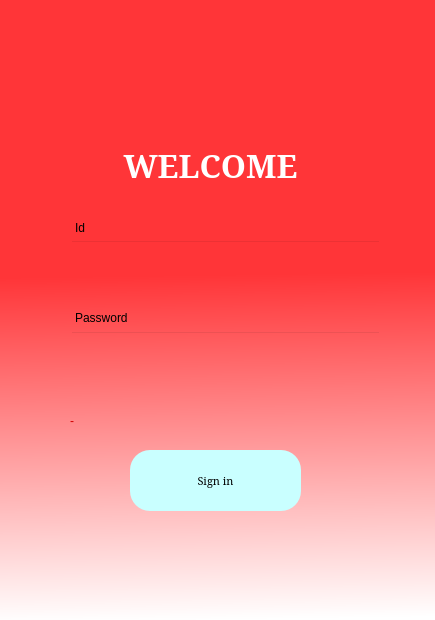
<?xml version="1.0" encoding="UTF-8"?>
<ui version="4.0">
 <class>Dialog</class>
 <widget class="QDialog" name="Dialog">
  <property name="geometry">
   <rect>
    <x>0</x>
    <y>0</y>
    <width>435</width>
    <height>620</height>
   </rect>
  </property>
  <property name="windowTitle">
   <string>Dialog</string>
  </property>
  <property name="styleSheet">
   <string notr="true"/>
  </property>
  <widget class="QWidget" name="verticalLayoutWidget">
   <property name="geometry">
    <rect>
     <x>70</x>
     <y>40</y>
     <width>160</width>
     <height>80</height>
    </rect>
   </property>
   <layout class="QVBoxLayout" name="verticalLayout"/>
  </widget>
  <widget class="QWidget" name="widget" native="true">
   <property name="geometry">
    <rect>
     <x>0</x>
     <y>0</y>
     <width>440</width>
     <height>620</height>
    </rect>
   </property>
   <property name="styleSheet">
    <string notr="true">QWidget#widget{
background-color:qlineargradient(spread:pad, x1:0.492174, y1:0.018, x2:0.502, y2:1, stop:0.432836 rgba(255, 53, 56, 255), stop:1 rgba(255, 255, 255, 255));}</string>
   </property>
   <widget class="QLabel" name="welcome_label">
    <property name="geometry">
     <rect>
      <x>-20</x>
      <y>110</y>
      <width>461</width>
      <height>111</height>
     </rect>
    </property>
    <property name="font">
     <font>
      <family>MS Serif</family>
      <pointsize>24</pointsize>
      <weight>75</weight>
      <italic>false</italic>
      <bold>true</bold>
      <strikeout>false</strikeout>
     </font>
    </property>
    <property name="styleSheet">
     <string notr="true">color: rgb(255, 255, 255);</string>
    </property>
    <property name="text">
     <string>WELCOME</string>
    </property>
    <property name="textFormat">
     <enum>Qt::AutoText</enum>
    </property>
    <property name="alignment">
     <set>Qt::AlignCenter</set>
    </property>
   </widget>
   <widget class="QPushButton" name="signup_button">
    <property name="geometry">
     <rect>
      <x>130</x>
      <y>450</y>
      <width>171</width>
      <height>61</height>
     </rect>
    </property>
    <property name="font">
     <font>
      <family>MS Serif</family>
      <pointsize>8</pointsize>
      <weight>9</weight>
      <italic>false</italic>
      <bold>false</bold>
      <underline>false</underline>
     </font>
    </property>
    <property name="styleSheet">
     <string notr="true">border-radius:20px;
background-color: rgb(201, 255, 255);
font: 75 8pt &quot;MS Serif&quot;;</string>
    </property>
    <property name="text">
     <string>Sign in</string>
    </property>
   </widget>
   <widget class="QLineEdit" name="id_field">
    <property name="geometry">
     <rect>
      <x>70</x>
      <y>240</y>
      <width>311</width>
      <height>51</height>
     </rect>
    </property>
    <property name="styleSheet">
     <string notr="true">background-color:rgba(0,0,0,0);
font: 12pt &quot;MS Shell Dlg 2&quot;;
</string>
    </property>
   </widget>
   <widget class="QLabel" name="label">
    <property name="geometry">
     <rect>
      <x>75</x>
      <y>220</y>
      <width>55</width>
      <height>16</height>
     </rect>
    </property>
    <property name="text">
     <string>Id</string>
    </property>
   </widget>
   <widget class="QLabel" name="label_2">
    <property name="geometry">
     <rect>
      <x>75</x>
      <y>310</y>
      <width>81</width>
      <height>16</height>
     </rect>
    </property>
    <property name="text">
     <string>Password</string>
    </property>
   </widget>
   <widget class="QLabel" name="error_label">
    <property name="geometry">
     <rect>
      <x>70</x>
      <y>410</y>
      <width>311</width>
      <height>21</height>
     </rect>
    </property>
    <property name="styleSheet">
     <string notr="true">
font: 10pt &quot;MS Shell Dlg 2&quot;;
color: rgb(209, 0, 0);</string>
    </property>
    <property name="text">
     <string>-</string>
    </property>
   </widget>
   <widget class="QLineEdit" name="password_field">
    <property name="geometry">
     <rect>
      <x>70</x>
      <y>331</y>
      <width>311</width>
      <height>51</height>
     </rect>
    </property>
    <property name="styleSheet">
     <string notr="true">background-color:rgba(0,0,0,0);
font: 12pt &quot;MS Shell Dlg 2&quot;;
</string>
    </property>
   </widget>
  </widget>
 </widget>
 <resources/>
 <connections/>
</ui>
